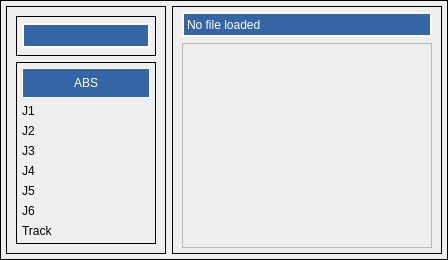
                  <widget class="QFrame" name="gridFrame">
                   <property name="minimumSize">
                    <size>
                     <width>420</width>
                     <height>250</height>
                    </size>
                   </property>
                   <property name="maximumSize">
                    <size>
                     <width>455</width>
                     <height>16777215</height>
                    </size>
                   </property>
                   <property name="frameShape">
                    <enum>QFrame::Panel</enum>
                   </property>
                   <layout class="QGridLayout" name="gridLayout_23">
                    <property name="leftMargin">
                     <number>5</number>
                    </property>
                    <property name="topMargin">
                     <number>5</number>
                    </property>
                    <property name="rightMargin">
                     <number>5</number>
                    </property>
                    <property name="bottomMargin">
                     <number>5</number>
                    </property>
                    <item row="2" column="4">
                     <widget class="QFrame" name="gridFrame">
                      <property name="minimumSize">
                       <size>
                        <width>270</width>
                        <height>0</height>
                       </size>
                      </property>
                      <property name="maximumSize">
                       <size>
                        <width>260</width>
                        <height>16777215</height>
                       </size>
                      </property>
                      <property name="frameShape">
                       <enum>QFrame::Box</enum>
                      </property>
                      <layout class="QGridLayout" name="gridLayout_61">
                       <property name="leftMargin">
                        <number>5</number>
                       </property>
                       <property name="topMargin">
                        <number>5</number>
                       </property>
                       <property name="rightMargin">
                        <number>5</number>
                       </property>
                       <property name="bottomMargin">
                        <number>5</number>
                       </property>
                       <item row="0" column="0">
                        <widget class="StatusLabel" name="filepath">
                         <property name="minimumSize">
                          <size>
                           <width>0</width>
                           <height>25</height>
                          </size>
                         </property>
                         <property name="maximumSize">
                          <size>
                           <width>250</width>
                           <height>30</height>
                          </size>
                         </property>
                         <property name="styleSheet">
                          <string notr="true">color: rgb(255, 255, 255);
background-color:rgb(52, 101, 164);</string>
                         </property>
                         <property name="frameShape">
                          <enum>QFrame::Box</enum>
                         </property>
                         <property name="lineWidth">
                          <number>2</number>
                         </property>
                         <property name="text">
                          <string>No file loaded</string>
                         </property>
                         <property name="rules" stdset="0">
                          <string>[{&quot;channels&quot;: [{&quot;url&quot;: &quot;status:file&quot;, &quot;trigger&quot;: true}], &quot;property&quot;: &quot;Text&quot;, &quot;expression&quot;: &quot;str(ch[0])&quot;, &quot;name&quot;: &quot;file path&quot;}]</string>
                         </property>
                        </widget>
                       </item>
                       <item row="1" column="0">
                        <widget class="GcodeEditor" name="gcodeeditor">
                         <property name="sizePolicy">
                          <sizepolicy hsizetype="Expanding" vsizetype="Expanding">
                           <horstretch>0</horstretch>
                           <verstretch>0</verstretch>
                          </sizepolicy>
                         </property>
                         <property name="minimumSize">
                          <size>
                           <width>240</width>
                           <height>0</height>
                          </size>
                         </property>
                         <property name="maximumSize">
                          <size>
                           <width>250</width>
                           <height>600</height>
                          </size>
                         </property>
                         <property name="frameShape">
                          <enum>QFrame::StyledPanel</enum>
                         </property>
                         <property name="frameShadow">
                          <enum>QFrame::Sunken</enum>
                         </property>
                         <property name="lineWidth">
                          <number>1</number>
                         </property>
                         <property name="midLineWidth">
                          <number>0</number>
                         </property>
                         <property name="auto_show_mdi_status" stdset="0">
                          <bool>true</bool>
                         </property>
                        </widget>
                       </item>
                      </layout>
                     </widget>
                    </item>
                    <item row="2" column="0" colspan="4">
                     <widget class="QFrame" name="gridFrame">
                      <property name="minimumSize">
                       <size>
                        <width>160</width>
                        <height>0</height>
                       </size>
                      </property>
                      <property name="maximumSize">
                       <size>
                        <width>160</width>
                        <height>16777215</height>
                       </size>
                      </property>
                      <property name="styleSheet">
                       <string notr="true"/>
                      </property>
                      <property name="frameShape">
                       <enum>QFrame::Box</enum>
                      </property>
                      <layout class="QGridLayout" name="gridLayout_20">
                       <item row="1" column="0" rowspan="2">
                        <widget class="QFrame" name="gridFrame">
                         <property name="sizePolicy">
                          <sizepolicy hsizetype="Preferred" vsizetype="Preferred">
                           <horstretch>0</horstretch>
                           <verstretch>0</verstretch>
                          </sizepolicy>
                         </property>
                         <property name="minimumSize">
                          <size>
                           <width>140</width>
                           <height>120</height>
                          </size>
                         </property>
                         <property name="maximumSize">
                          <size>
                           <width>120</width>
                           <height>350</height>
                          </size>
                         </property>
                         <property name="styleSheet">
                          <string notr="true">
QLabel {font: 16pt &quot;DejaVu Sans&quot;;}
</string>
                         </property>
                         <property name="frameShape">
                          <enum>QFrame::Box</enum>
                         </property>
                         <layout class="QGridLayout" name="gridLayout_21">
                          <property name="leftMargin">
                           <number>5</number>
                          </property>
                          <property name="topMargin">
                           <number>5</number>
                          </property>
                          <property name="rightMargin">
                           <number>5</number>
                          </property>
                          <property name="bottomMargin">
                           <number>5</number>
                          </property>
                          <item row="7" column="2">
                           <widget class="QLabel" name="label_10">
                            <property name="maximumSize">
                             <size>
                              <width>30</width>
                              <height>30</height>
                             </size>
                            </property>
                            <property name="text">
                             <string>J5</string>
                            </property>
                           </widget>
                          </item>
                          <item row="8" column="2">
                           <widget class="QLabel" name="label_23">
                            <property name="maximumSize">
                             <size>
                              <width>30</width>
                              <height>30</height>
                             </size>
                            </property>
                            <property name="text">
                             <string>J6</string>
                            </property>
                           </widget>
                          </item>
                          <item row="4" column="2">
                           <widget class="QLabel" name="label_17">
                            <property name="maximumSize">
                             <size>
                              <width>30</width>
                              <height>30</height>
                             </size>
                            </property>
                            <property name="text">
                             <string>J3</string>
                            </property>
                           </widget>
                          </item>
                          <item row="3" column="3">
                           <widget class="StatusLabel" name="statuslabel_14">
                            <property name="rules" stdset="0">
                             <string>[{&quot;channels&quot;: [{&quot;url&quot;: &quot;position:rel&quot;, &quot;trigger&quot;: true}], &quot;property&quot;: &quot;Text&quot;, &quot;expression&quot;: &quot;'{:.4f}'.format(ch[0][1])&quot;, &quot;name&quot;: &quot;abs pos&quot;}]</string>
                            </property>
                           </widget>
                          </item>
                          <item row="3" column="2">
                           <widget class="QLabel" name="label_16">
                            <property name="maximumSize">
                             <size>
                              <width>30</width>
                              <height>30</height>
                             </size>
                            </property>
                            <property name="text">
                             <string>J2</string>
                            </property>
                           </widget>
                          </item>
                          <item row="4" column="3">
                           <widget class="StatusLabel" name="statuslabel_15">
                            <property name="rules" stdset="0">
                             <string>[{&quot;channels&quot;: [{&quot;url&quot;: &quot;position:rel&quot;, &quot;trigger&quot;: true}], &quot;property&quot;: &quot;Text&quot;, &quot;expression&quot;: &quot;'{:.4f}'.format(ch[0][2])&quot;, &quot;name&quot;: &quot;abs pos&quot;}]</string>
                            </property>
                           </widget>
                          </item>
                          <item row="1" column="3">
                           <widget class="StatusLabel" name="statuslabel_13">
                            <property name="rules" stdset="0">
                             <string>[{&quot;channels&quot;: [{&quot;url&quot;: &quot;position:rel?&quot;, &quot;trigger&quot;: true}], &quot;property&quot;: &quot;Text&quot;, &quot;expression&quot;: &quot;'{:.4f}'.format(ch[0][0])&quot;, &quot;name&quot;: &quot;abs pos&quot;}]</string>
                            </property>
                           </widget>
                          </item>
                          <item row="6" column="2">
                           <widget class="QLabel" name="label_18">
                            <property name="maximumSize">
                             <size>
                              <width>30</width>
                              <height>30</height>
                             </size>
                            </property>
                            <property name="text">
                             <string>J4</string>
                            </property>
                           </widget>
                          </item>
                          <item row="1" column="2">
                           <widget class="QLabel" name="label_15">
                            <property name="maximumSize">
                             <size>
                              <width>30</width>
                              <height>30</height>
                             </size>
                            </property>
                            <property name="text">
                             <string>J1</string>
                            </property>
                           </widget>
                          </item>
                          <item row="0" column="2" colspan="3">
                           <widget class="QLabel" name="label_8">
                            <property name="minimumSize">
                             <size>
                              <width>110</width>
                              <height>30</height>
                             </size>
                            </property>
                            <property name="maximumSize">
                             <size>
                              <width>190</width>
                              <height>30</height>
                             </size>
                            </property>
                            <property name="styleSheet">
                             <string notr="true">color: rgb(255, 255, 255);
background-color:rgb(52, 101, 164);</string>
                            </property>
                            <property name="frameShape">
                             <enum>QFrame::Box</enum>
                            </property>
                            <property name="text">
                             <string>ABS</string>
                            </property>
                            <property name="alignment">
                             <set>Qt::AlignCenter</set>
                            </property>
                           </widget>
                          </item>
                          <item row="6" column="3">
                           <widget class="StatusLabel" name="statuslabel_16">
                            <property name="rules" stdset="0">
                             <string>[{&quot;channels&quot;: [{&quot;url&quot;: &quot;position:rel&quot;, &quot;trigger&quot;: true}], &quot;property&quot;: &quot;Text&quot;, &quot;expression&quot;: &quot;'{:.3f}'.format(ch[0][3])&quot;, &quot;name&quot;: &quot;abs pos&quot;}]</string>
                            </property>
                           </widget>
                          </item>
                          <item row="9" column="2">
                           <widget class="QLabel" name="label_24">
                            <property name="maximumSize">
                             <size>
                              <width>80</width>
                              <height>30</height>
                             </size>
                            </property>
                            <property name="text">
                             <string>Track</string>
                            </property>
                           </widget>
                          </item>
                         </layout>
                        </widget>
                       </item>
                       <item row="0" column="0">
                        <widget class="QFrame" name="gridFrame">
                         <property name="minimumSize">
                          <size>
                           <width>0</width>
                           <height>40</height>
                          </size>
                         </property>
                         <property name="maximumSize">
                          <size>
                           <width>160</width>
                           <height>40</height>
                          </size>
                         </property>
                         <property name="styleSheet">
                          <string notr="true"/>
                         </property>
                         <property name="frameShape">
                          <enum>QFrame::Box</enum>
                         </property>
                         <layout class="QGridLayout" name="gridLayout_38">
                          <property name="leftMargin">
                           <number>5</number>
                          </property>
                          <property name="topMargin">
                           <number>5</number>
                          </property>
                          <property name="rightMargin">
                           <number>5</number>
                          </property>
                          <property name="bottomMargin">
                           <number>5</number>
                          </property>
                          <item row="0" column="0">
                           <widget class="StatusLabel" name="statuslabel_19">
                            <property name="maximumSize">
                             <size>
                              <width>190</width>
                              <height>25</height>
                             </size>
                            </property>
                            <property name="font">
                             <font>
                              <family>DejaVu Sans</family>
                              <pointsize>10</pointsize>
                              <weight>50</weight>
                              <italic>false</italic>
                              <bold>false</bold>
                             </font>
                            </property>
                            <property name="styleSheet">
                             <string notr="true">color: rgb(255, 255, 255);
background-color:rgb(52, 101, 164);</string>
                            </property>
                            <property name="frameShape">
                             <enum>QFrame::Box</enum>
                            </property>
                            <property name="lineWidth">
                             <number>2</number>
                            </property>
                            <property name="rules" stdset="0">
                             <string>[{&quot;channels&quot;: [{&quot;url&quot;: &quot;status:current_vel&quot;, &quot;trigger&quot;: true}], &quot;property&quot;: &quot;Text&quot;, &quot;expression&quot;: &quot;'FEED ' + str(ch[0]*60) + '  IPM'&quot;, &quot;name&quot;: &quot;current velocity&quot;}]</string>
                            </property>
                           </widget>
                          </item>
                         </layout>
                        </widget>
                       </item>
                      </layout>
                     </widget>
                    </item>
                   </layout>
                  </widget>
